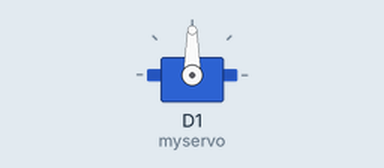
Recording of a sketch running on a simulated ESP8266 (NodeMCU). Shown: servo.

Above: at 1.05 s.
At 2.5 s:
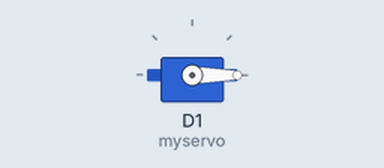
At 3.75 s:
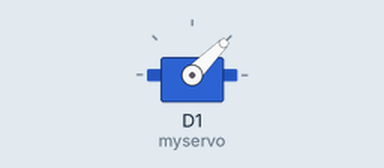
At 6.45 s:
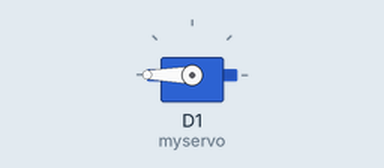
Timing chart, 0 to 9.5 s (numbered marks = the images above):
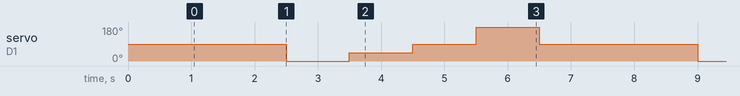

Measured:
- by itself, servo on D1 (myservo): repeats every 6.5 s: 45° 1.0 s, 90° 1.0 s, 180° 1.0 s, 90° 2.5 s, 0° 1.0 s

The sketch:

ws05_Servo_Sweep.ino
```cpp
#include <Servo.h>

Servo myservo;  // create servo object to control a servo


void setup()
{
  myservo.attach(D1);
  myservo.write(90);
  delay(1000);
}

void loop()
{
  delay(1500);

  myservo.write(0);
  delay(1000);

  myservo.write(45);
  delay(1000);

  myservo.write(90);
  delay(1000);

  myservo.write(180);
  delay(1000);

  myservo.write(90);
  delay(1000);
}
```
